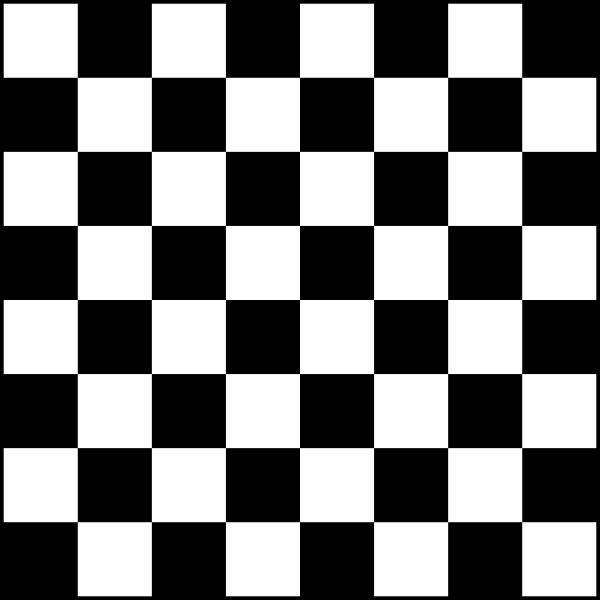
#> input picture assets/chessboard.png, 1200 x 1200 px (shown at 1/2 size)
$ python tutorial6.py
#> lines starting #> are read from the running program, lines starting #| are printed output that depends on the picture; after the words box and inside, x2 and y2 are one past the last pixel; in counts of white or black regions, pixels touching at a corner belong together
import numpy as np
import cv2

img = cv2.imread("assets/chessboard.png")
#> img is the input picture: shape (1200, 1200, 3); min 0, max 255, mean 124.4
img = cv2.resize(img, (0,0), fx=0.75, fy=0.75)
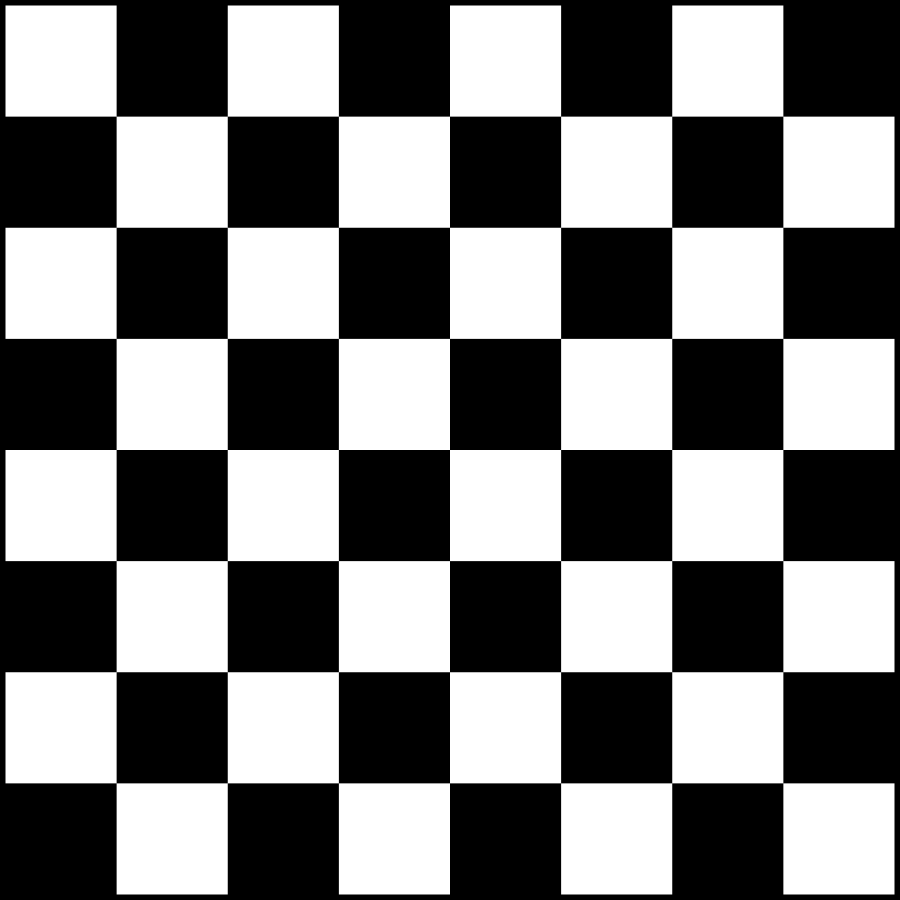
#> img: shape (900, 900, 3); min 0, max 255, mean 124.4
grey = cv2.cvtColor(img, cv2.COLOR_BGR2GRAY)

corners = cv2.goodFeaturesToTrack(grey, 100, 0.01, 10)
#> corners = 79 rows, first 8: [450, 450], [449, 561], [338, 450], [561, 449], [450, 338], [339, 560], [560, 339], [560, 560]
corners = np.int_(corners)

for corner in corners:
    x,y = corner.ravel()
#     print(x,y)
    cv2.circle(img, (x,y), 5, (255,0,0), -1)
#> this loop made 79 passes
#> (x, y) on passes 1 to 12: (450, 450), (449, 561), (338, 450), (561, 449), (450, 338), (339, 560), (560, 339), (560, 560), (339, 339), (450, 672), (672, 450), (227, 450)
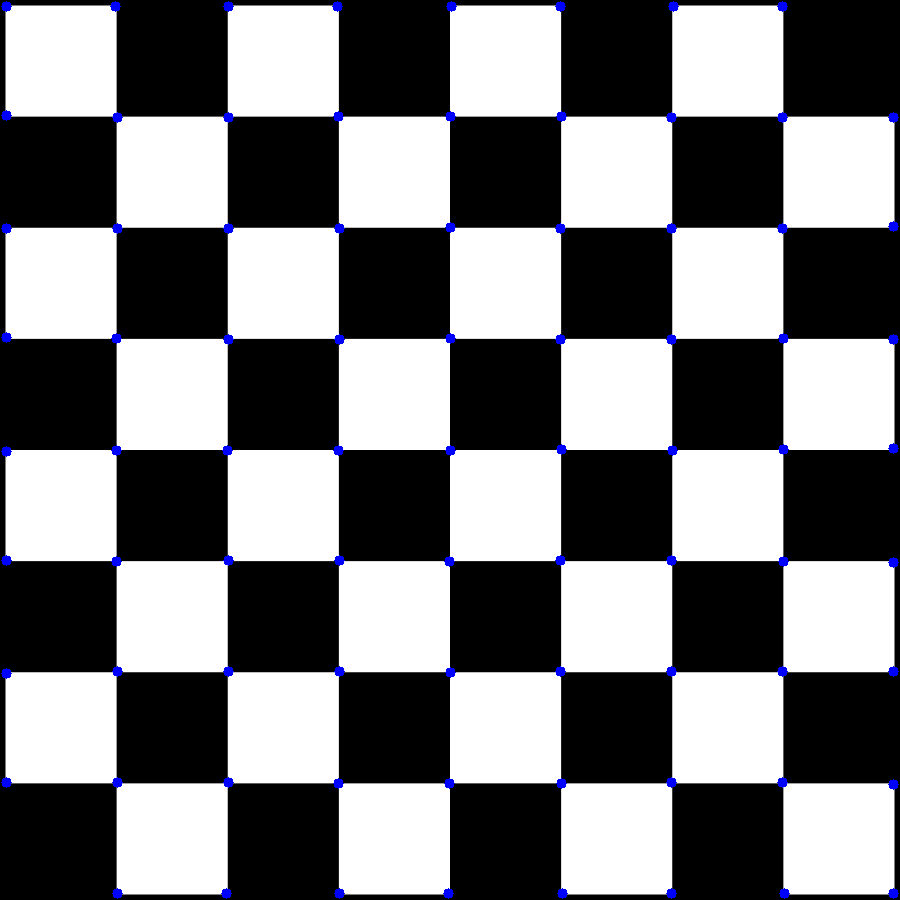
#> img: shape (900, 900, 3); 0.79% of pixels changed, all inside (x1, y1, x2, y2) = (1, 1, 899, 899)

for i in range(len(corners)):
    for j in range(i+ 1, len(corners)):
        corner1 = tuple(corners[i][0])
        corner2 = tuple(corners[j][0])
#         print(corner1, corner2)
        #color = tuple(list(np.random.choice(range(256), size=3)))
        color = list(np.random.random(size=3)*256)
#
#         print(color)
        cv2.line(img, corner1, corner2, color, 1)
#> this loop made 79 passes
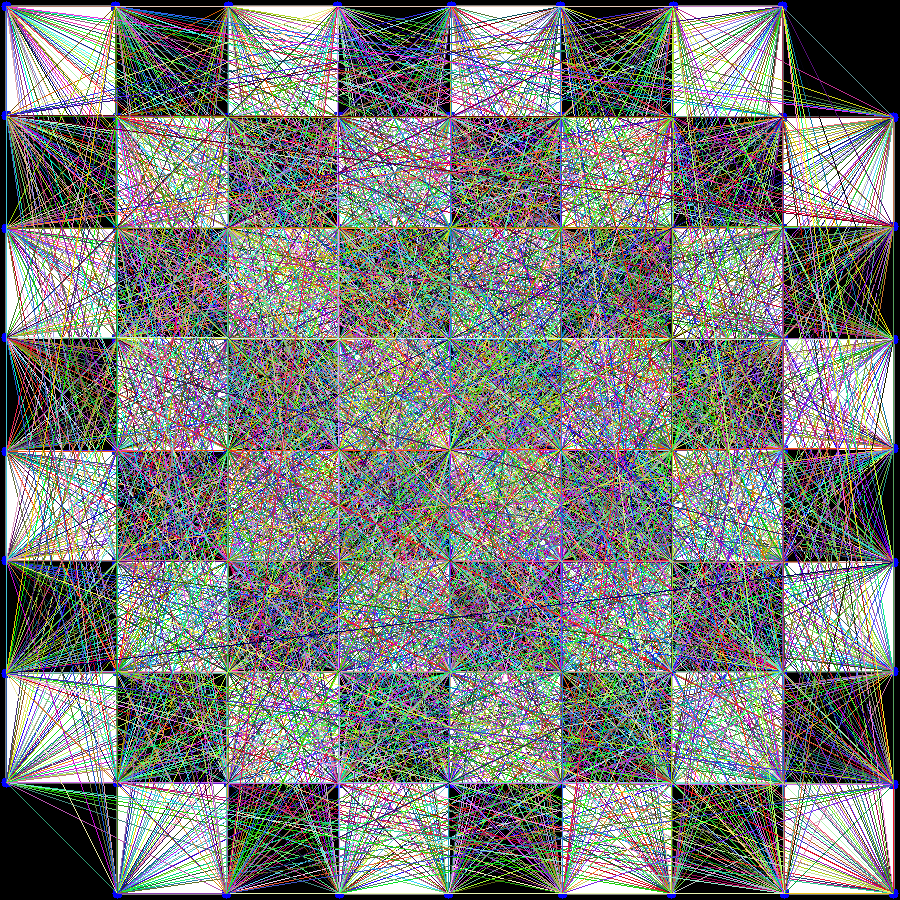
#> img: shape (900, 900, 3); mean B, G, R 122.5, 124.8, 122

cv2.imshow('frame',img)
cv2.waitKey(0)
cv2.destroyAllWindows()
